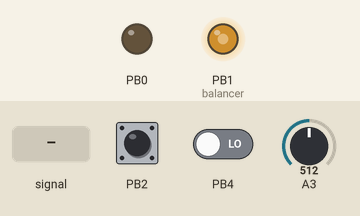
This sketch was run on a simulated ATtiny85, built with avr-gcc and run on an emulated ATtiny85. On the bench: output pins drawn as LEDs (lit = HIGH). The inputs (shaded band) are chosen by the test bench; at power-on: A3 = 512, PB2 HIGH, PB4 LOW.

Above: at 1.2 s.
1.3 s: A3 fed a 200 Hz sine of ±255 counts around its level
4.3 s: A3 set to 716
At 4.7 s:
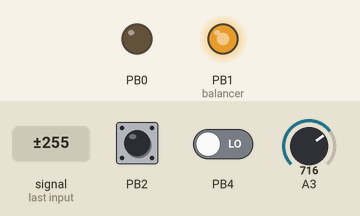
5.8 s: A3 set to 306
At 7.0 s:
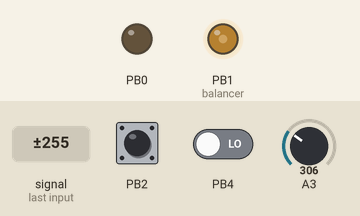
7.3 s: A3 fed a 1000 Hz sine of ±255 counts around its level
Timing chart, 0 to 8.4 s (numbered marks = the images above; inputs shaded):
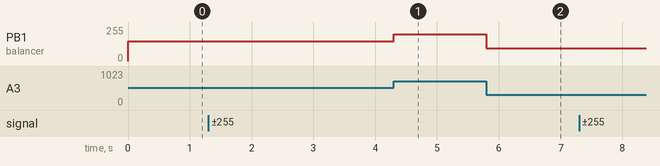

The sketch:

timer.ino
```cpp
#include "Clock.h"
#include "Initiator.h"

const uint8_t relay = PB0;
const uint8_t balancer = PB1;
const uint8_t knobInterupt = PB2;
const uint8_t knob = PB3;
const uint8_t btn = PB4;

Clock clock;
Initiator intr (relay);
bool check (bool = false);

void setup() {
    DDRB |= (1 << relay) | (1 << balancer); //make pin output

    //does not need to be height
    //PORTB |= (1 << relay); //make pin hight

    PCMSK |= (1 << btn); //for PCIE
    GIMSK |= (1 << INT0) | (1 << PCIE);

    PORTB |= (1 << knobInterupt);// | (1 << btn); //pullup

    TCCR1 = 0;
    TCCR1 |= (1 << CS12) | (1 << CS10);
    TIMSK |= (1 << TOIE1);

    sei();
}

void loop() {
    delay(check() ? 500 : 60000);
}

//on knob input
ISR(INT0_vect) {
    check();
}

//on button pressed
ISR(PCINT0_vect) {
    if (check(true)) {
        intr.toggleActivity(true, false);
    } else {
        intr.toggleActivity(true, true);
        clock.clear();
    }

    check();
}

ISR(TIMER1_OVF_vect) {
    clock.tick();
    check();
}

bool check (bool silent) {
    balanceInterupt();
    return intr.checkDelay(clock, analogRead(knob), silent);
}

void balanceInterupt () {
    int val = (analogRead(knob) / 4) + 20;

    val = val > 255 ? 255 : val;
    //val = val < 30 ? 30 : val;

    analogWrite(balancer, val);
}
```

Clock.cpp
```cpp
#include "Arduino.h"
#include "Clock.h"

int Clock::getMinutes() {
    return minutes;
}

void Clock::clear() {
    secondParts = 0;
    seconds = 0;
    minutes = 0;
}

int Clock::tick() {
    secondParts++;
    if (secondParts >= 244) {
        secondParts = 0;
        seconds++;
    }
    if (seconds >= 60) {
        seconds = 0;
        minutes++;
    }
    if (minutes >= 1440) {
        minutes = 0;
    }
    return minutes;
}
```

Clock.h
```cpp
#ifndef HEADER_CLOCK
        #define HEADER_CLOCK

    class Clock {
        private:
            volatile uint8_t secondParts = 0;
            volatile uint8_t seconds = 0;
            volatile uint16_t minutes = 0;
        public:
            int getMinutes (void);
            void clear (void);
            int tick(void);
    };

#endif
```

Initiator.cpp
```cpp
#include "Arduino.h"
#include "Clock.h"
#include "Initiator.h"

Initiator::Initiator (uint8_t relay) {
    relay = relay;
}

unsigned long lastToggleMillis = 0;
bool Initiator::toggleActivity(bool force, bool state) {
    if (millis() - lastToggleMillis > 1000) {
        lastToggleMillis = millis();

        if (force) {
            active = state;
        } else {
            active = !active;
        }
    }
    return active;
}
void Initiator::hold() {
    //if (PORTB & (1 << relay)) {
    PORTB |= (1 << relay);
}

void Initiator::unhold() {
    PORTB &= ~(1 << relay);
}

bool Initiator::checkDelay (Clock clock, int knobVal, bool silent) {
    int delay = map(knobVal, 0, 1023, 360, 720);
    bool changed = delay != holdDelay;
    bool state = abs(clock.getMinutes() - delay) < accuracy;

    if (changed) {
        holdDelay = delay;
    }

    if (!silent) {
        applyState(state);
    }

    return state;
}

void Initiator::applyState (bool state) {
    if (state && active) {
        hold();
    } else {
        unhold();
    }
}
```

Initiator.h
```cpp
#ifndef HEADER_INITIATOR
    #define HEADER_INITIATOR

    class Initiator {
        private:
            uint8_t holdDelay = 360; //from 360(6h) upto 720(12h)
            uint8_t accuracy = 3;
            uint8_t relay;
            bool active = false;
            void hold (void);
            void unhold (void);
        public:
            Initiator (uint8_t);
            void applyState(bool);
            bool checkDelay (Clock, int, bool = false);
            bool toggleActivity (bool = false, bool = false);
    };

#endif
```

Measured:
- after the input at 5.8 s, PB1 (balancer): 199/255 → 96/255 at once
